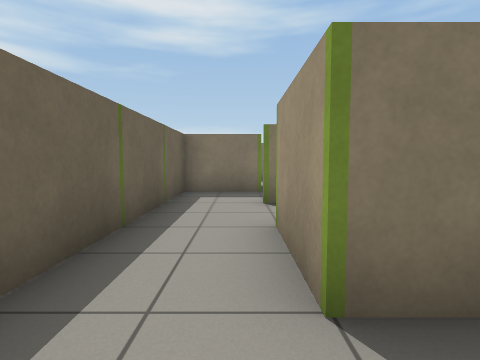
view 1 (above)

24 first-person views from a walk through a robot-simulator world made for Gazebo. The camera is 0.83 m above the floor, tilts 4° down and sees 80° across. The floor is counted in squares, 1 m on a side. Each view is taken from the middle of a square. On the plan, view 1 faces up. The plan holds only what a view shows up to about 10 squares ahead; the rest is blank.

view 2
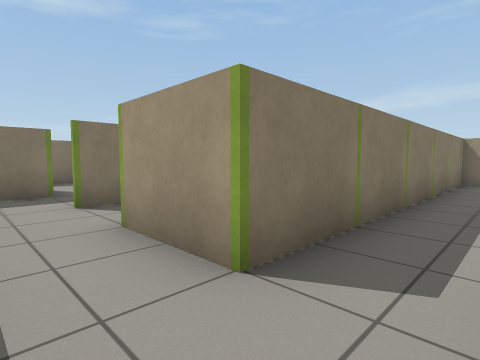

view 3
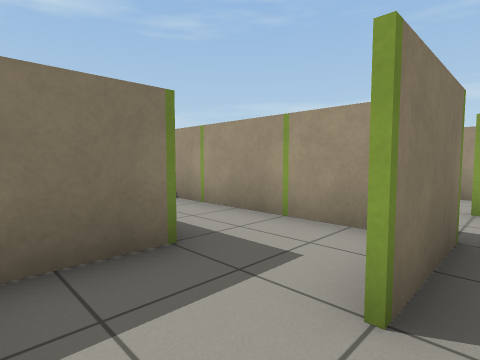

view 4
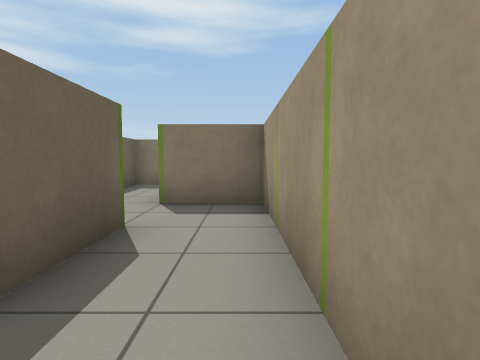

view 5
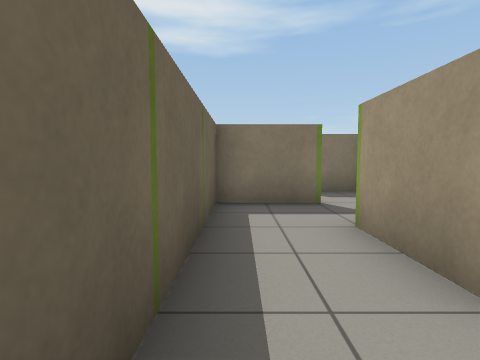

view 6
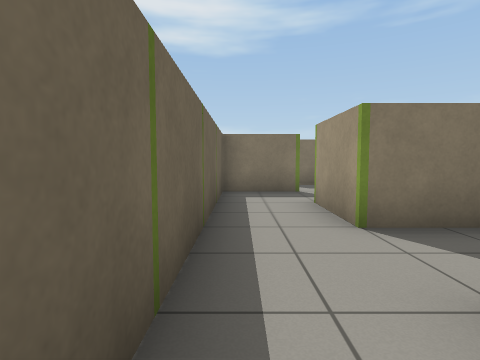

view 7
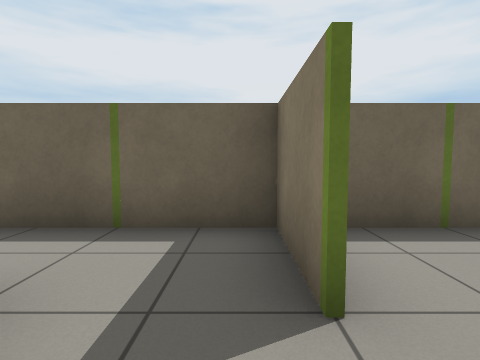

view 8
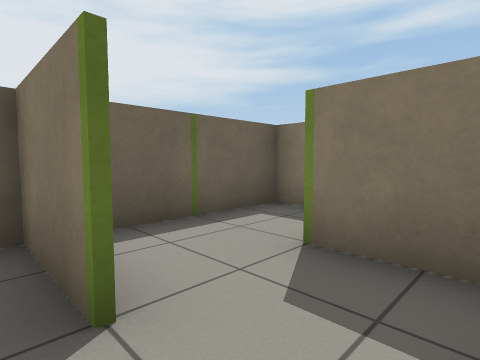

view 9
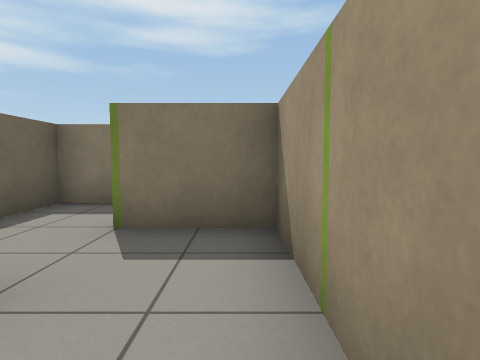

view 10
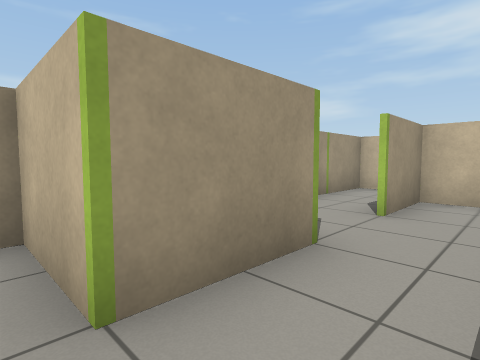

view 11
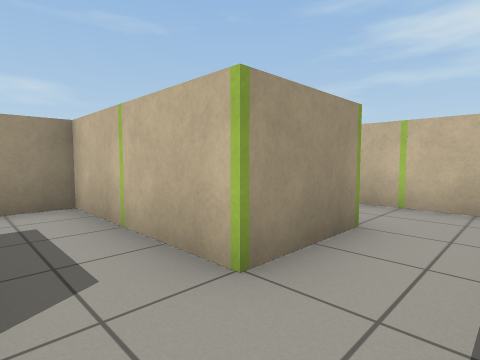

view 12
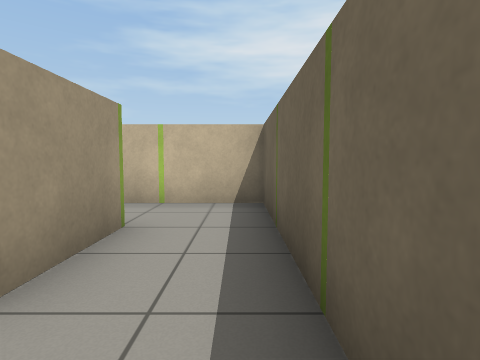

view 13
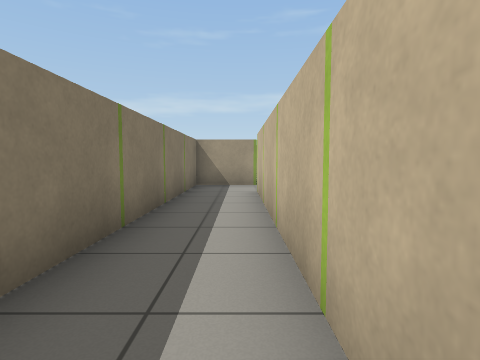

view 14
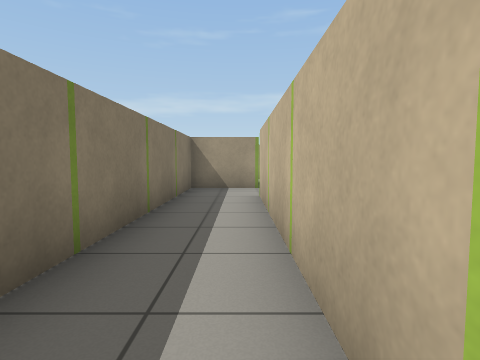

view 15
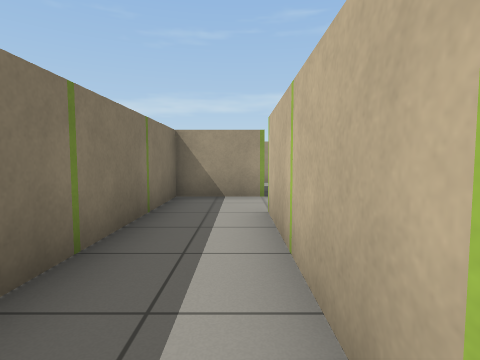

view 16
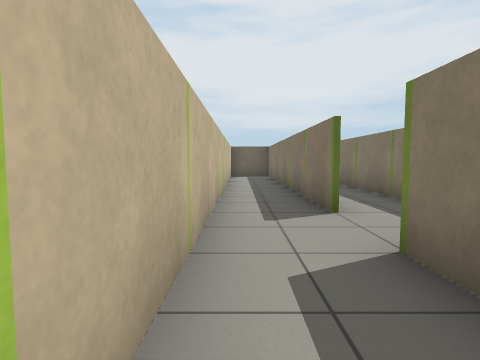

view 17
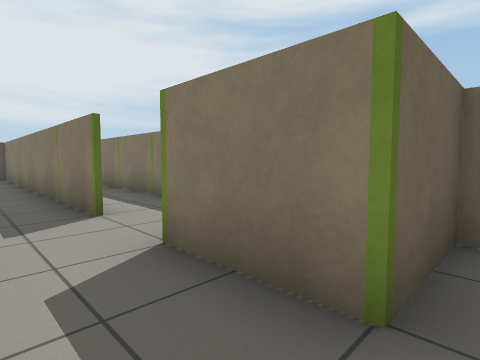

view 18
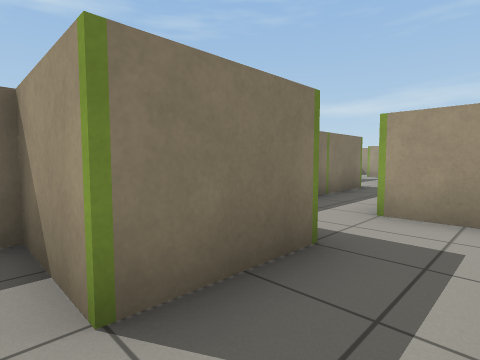

view 19
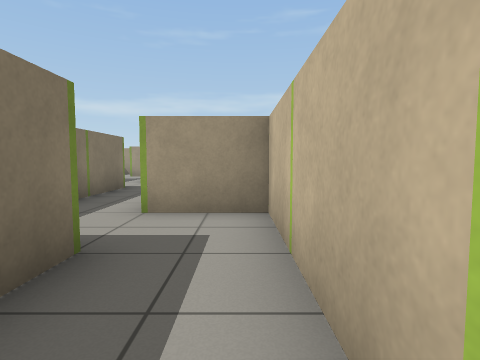

view 20
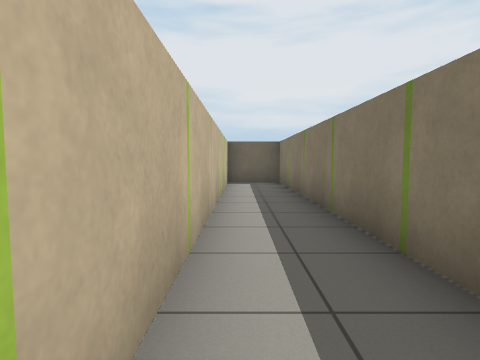

view 21
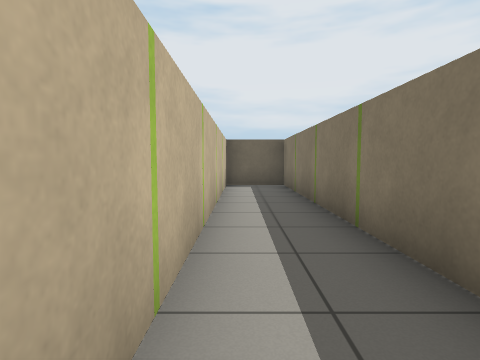

view 22
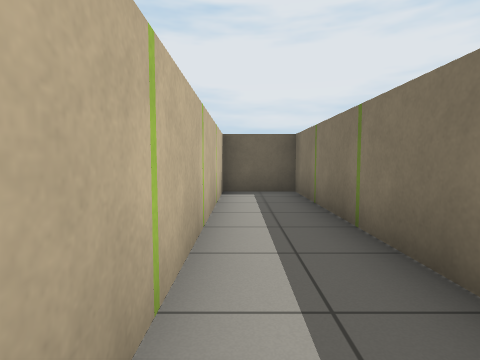

view 23
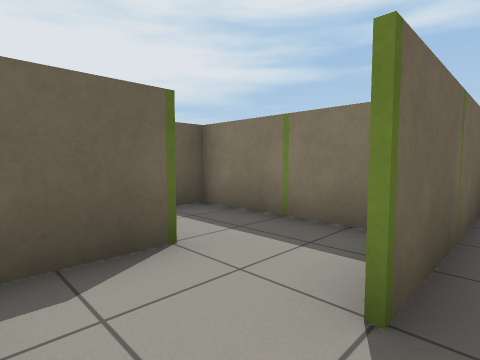

view 24
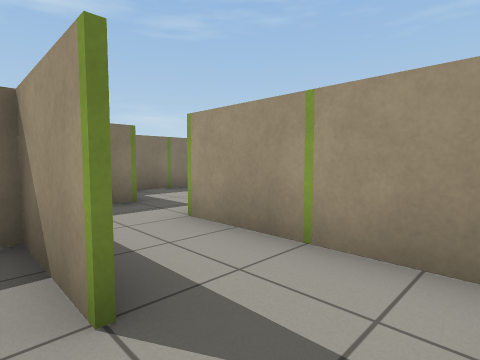

### Floor plan
Points are (right, up) in squares from view 1. A wall is a line through its corners. A room is listed if a view was taken in it or the views show most of it. See-through windows are left out.
Room 1 (views 1, 4, 13, 14, 15, 18, 19, 20, 21, 22, 23, 24)
walls: (7.6, -0.5) (-1.4, -0.5) (-1.4, -1.5); (6.5, 5.5) (6.5, 7.5) (2.6, 7.5) (2.6, 6.7); (1.4, 3.5) (4.4, 3.5) (4.4, 4.6); (8.5, 4.1) (8.5, 6.5); (2.5, 5.5) (2.5, 6.5); (6.6, 6.5) (6.6, 5.5); (-0.5, -0.5) (7.5, -0.5); (10.5, -0.5) (10.5, 1.4) (0.4, 1.4); (-1, -2.4) (10.5, -2.4)
ways out: opening at (1.2, 3.2) to room 2; opening at (11, -2.5) to room 3; opening at (8, 6) to room 4
objects: green post (0, -1); green post (0, 1) to (0, 2); other object (2, -3); green post (2, -1); green post (2, 1); green post (2, 3); green post (2, 5) to (3, 5); green post (4, -3); green post (4, -1); green post (4, 1); green post (4, 7); green post (5, 5); green post (6, -3); green post (6, -1); green post (6, 1); green post (6, 5) to (7, 6); green post (8, -3); green post (8, -1); green post (8, 1); green post (9, 5); green post (10, -3); green post (10, -1) to (10, 0)
Room 2 (views 2, 3, 5, 6, 7, 8, 9, 10, 11, 12)
walls: (0.6, 8.5) (0.6, 7.5) (-1.4, 7.5) (-1.4, 0.5); (0.4, 7.5) (0.4, 8.6); (2.5, 6.5) (2.5, 11.4) (0.4, 11.4) (0.4, 13.5) (2.5, 13.5); (1.5, 5.4) (0.5, 5.4); (-0.4, 15.5) (-1.4, 15.5) (-1.4, 8.5); (2.5, 15.4) (2.5, 17.5) (0.5, 17.5); (0.4, 1.4) (0.4, 3.5) (1.4, 3.5); (-1.4, 18.5) (-1.4, 16.4); (-0.4, 19.5) (-1.4, 19.5); (-1.5, -0.5) (-0.5, -0.5)
ways out: opening at (1.2, 3.2) to room 1; opening at (0, 18)
objects: other object (-2, 2); green post (-2, 4); other object (-2, 6); green post (-2, 10); green post (-2, 12); green post (-2, 14); green post (-2, 18); green post (0, 4) to (1, 4); green post (0, 5) to (1, 6); green post (0, 7) to (1, 7); green post (0, 11) to (0, 12); green post (0, 14) to (1, 14); green post (0, 15); green post (0, 17) to (1, 18); green post (1, 9); green post (2, 8); green post (2, 10); green post (3, 15)
Room 3 (views 16, 17)
walls: (12.6, -0.5) (10.5, -0.5); (10.5, -2.4) (14.5, -2.4) (14.5, -0.5)
ways out: opening at (11, -2.5) to room 1; opening at (14, -1)
objects: green post (12, -3); green post (12, -1) to (13, -1)
Room 4 (no view inside)
walls: (8.5, 6.5) (8.5, 7.5); (6.6, 9.4) (6.6, 6.5)
ways out: opening at (8, 6) to room 1; opening at (9, 8.5)
objects: green post (7, 7); green post (8, 8) to (9, 8); green post (8, 9) to (9, 9)

Positions as (right, up) in squares from view 1, and headings:
1: (0, 0), facing up
2: (-1, 0), facing up-right
3: (-1, 5), facing up-right
4: (2, 6), facing up
5: (-1, 10), facing up
6: (-1, 8), facing up
7: (2, 15), facing left
8: (2, 15), facing up-left
9: (2, 14), facing up
10: (-1, 14), facing down-right
11: (-1, 5), facing down-right
12: (-1, 5), facing down
13: (1, 0), facing right
14: (2, 0), facing right
15: (4, 0), facing right
16: (13, -2), facing left
17: (13, -2), facing up-left
18: (10, -2), facing up-right
19: (10, -2), facing right
20: (9, -2), facing left
21: (8, -2), facing left
22: (6, -2), facing left
23: (7, 4), facing up-left
24: (6, 4), facing up-right
